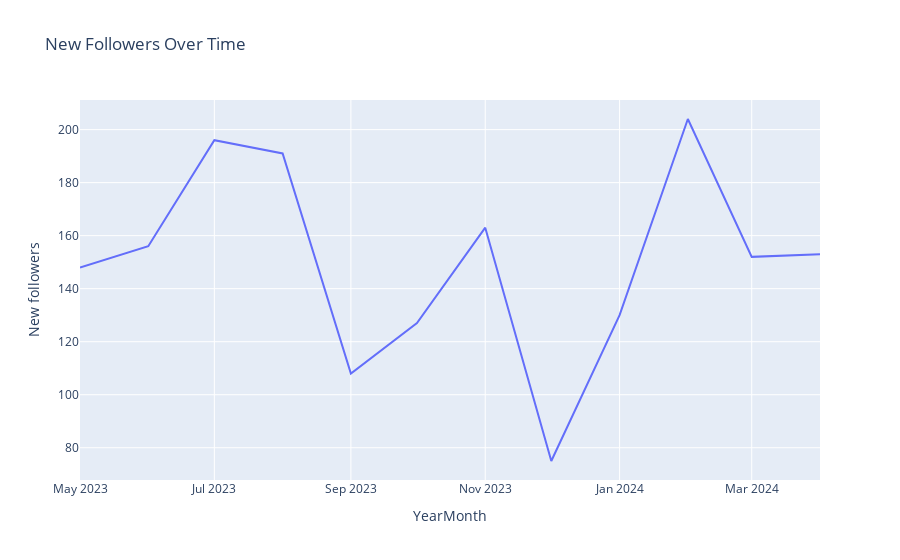

Here is the notebook cell this chart was saved with:
### Code cell
df = followers.copy()
df['YearMonth'] = df['Date'].dt.to_period('M')
df['YearMonth'] = df['YearMonth'].astype(str)
monthly_followers = df.groupby('YearMonth')['New followers'].sum().reset_index()
import plotly.express as px

fig = px.line(monthly_followers, x='YearMonth', y='New followers', title='New Followers Over Time')
fig.show()

### Figure 1 — Plotly figure (JSON) as saved in the notebook; plotly's stock layout.template omitted (floating-point values rounded to 4 significant figures)
{"data": [{"hovertemplate": "YearMonth=%{x}<br>New followers=%{y}<extra></extra>", "legendgroup": "", "line": {"color": "#636efa", "dash": "solid"}, "marker": {"symbol": "circle"}, "mode": "lines", "name": "", "orientation": "v", "showlegend": false, "type": "scatter", "x": ["2023-05", "2023-06", "2023-07", "2023-08", "2023-09", "2023-10", "2023-11", "2023-12", "2024-01", "2024-02", "2024-03", "2024-04"], "xaxis": "x", "y": [148, 156, 196, 191, 108, 127, 163, 75, 130, 204, 152, 153], "yaxis": "y"}], "layout": {"legend": {"tracegroupgap": 0}, "title": {"text": "New Followers Over Time"}, "xaxis": {"anchor": "y", "domain": [0, 1], "title": {"text": "YearMonth"}}, "yaxis": {"anchor": "x", "domain": [0, 1], "title": {"text": "New followers"}}}}
